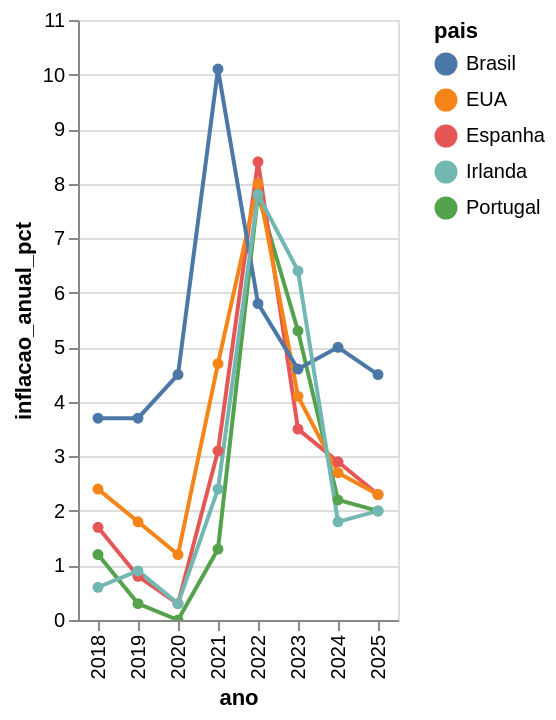

The notebook cell this image was saved under:
### Code cell
# Gráfico de linha para a inflação anual ao longo do tempo
st.subheader("📊 Evolução da Inflação Anual (%)")

grafico_inflacao = alt.Chart(df_filtrado).mark_line(point=True).encode(
    x="ano:O",
    y="inflacao_anual_pct:Q",
    color="pais:N",
    tooltip=["pais", "ano", "inflacao_anual_pct"]
).properties(
    width='container',
).interactive()

st.altair_chart(grafico_inflacao, use_container_width=True)
grafico_inflacao

### Figure 1 — Vega-Lite specification as saved in the notebook (floating-point values rounded to 4 significant figures)
{"config": {"view": {"continuousWidth": 300, "continuousHeight": 300}}, "data": {"name": "data-1e0e122677818c205e8fed5c95f1ad96"}, "mark": {"type": "line", "point": true}, "encoding": {"color": {"field": "pais", "type": "nominal"}, "tooltip": [{"field": "pais", "type": "nominal"}, {"field": "ano", "type": "quantitative"}, {"field": "inflacao_anual_pct", "type": "quantitative"}], "x": {"field": "ano", "type": "ordinal"}, "y": {"field": "inflacao_anual_pct", "type": "quantitative"}}, "params": [{"name": "param_1e9efca18e7a2868", "select": {"type": "interval", "encodings": ["x", "y"]}, "bind": "scales"}], "width": "container", "$schema": "https://vega.github.io/schema/vega-lite/v6.1.0.json", "datasets": {"data-1e0e122677818c205e8fed5c95f1ad96": [{"pais": "Portugal", "ano": 2018, "preco_medio_habitacao_usd": 210000, "salario_medio_anual_usd": 24000, "salario_medio_mensal_usd": 2000, "inflacao_anual_pct": 1.2, "preco_rendimento_ratio": 8.75}, {"pais": "Portugal", "ano": 2019, "preco_medio_habitacao_usd": 225000, "salario_medio_anual_usd": 24500, "salario_medio_mensal_usd": 2042, "inflacao_anual_pct": 0.3, "preco_rendimento_ratio": 9.18}, {"pais": "Portugal", "ano": 2020, "preco_medio_habitacao_usd": 240000, "salario_medio_anual_usd": 25000, "salario_medio_mensal_usd": 2083, "inflacao_anual_pct": 0.0, "preco_rendimento_ratio": 9.6}, {"pais": "Portugal", "ano": 2021, "preco_medio_habitacao_usd": 270000, "salario_medio_anual_usd": 25500, "salario_medio_mensal_usd": 2125, "inflacao_anual_pct": 1.3, "preco_rendimento_ratio": 10.59}, {"pais": "Portugal", "ano": 2022, "preco_medio_habitacao_usd": 300000, "salario_medio_anual_usd": 25800, "salario_medio_mensal_usd": 2150, "inflacao_anual_pct": 7.8, "preco_rendimento_ratio": 11.63}, {"pais": "Portugal", "ano": 2023, "preco_medio_habitacao_usd": 310000, "salario_medio_anual_usd": 26000, "salario_medio_mensal_usd": 2167, "inflacao_anual_pct": 5.3, "preco_rendimento_ratio": 11.92}, {"pais": "Portugal", "ano": 2024, "preco_medio_habitacao_usd": 320000, "salario_medio_anual_usd": 26200, "salario_medio_mensal_usd": 2183, "inflacao_anual_pct": 2.2, "preco_rendimento_ratio": 12.21}, {"pais": "Portugal", "ano": 2025, "preco_medio_habitacao_usd": 330000, "salario_medio_anual_usd": 26500, "salario_medio_mensal_usd": 2208, "inflacao_anual_pct": 2.0, "preco_rendimento_ratio": 12.45}, {"pais": "Espanha", "ano": 2018, "preco_medio_habitacao_usd": 230000, "salario_medio_anual_usd": 27000, "salario_medio_mensal_usd": 2250, "inflacao_anual_pct": 1.7, "preco_rendimento_ratio": 8.52}, {"pais": "Espanha", "ano": 2019, "preco_medio_habitacao_usd": 245000, "salario_medio_anual_usd": 27500, "salario_medio_mensal_usd": 2292, "inflacao_anual_pct": 0.8, "preco_rendimento_ratio": 8.91}, {"pais": "Espanha", "ano": 2020, "preco_medio_habitacao_usd": 260000, "salario_medio_anual_usd": 28000, "salario_medio_mensal_usd": 2333, "inflacao_anual_pct": 0.3, "preco_rendimento_ratio": 9.29}, {"pais": "Espanha", "ano": 2021, "preco_medio_habitacao_usd": 285000, "salario_medio_anual_usd": 28500, "salario_medio_mensal_usd": 2375, "inflacao_anual_pct": 3.1, "preco_rendimento_ratio": 10.0}, {"pais": "Espanha", "ano": 2022, "preco_medio_habitacao_usd": 300000, "salario_medio_anual_usd": 28800, "salario_medio_mensal_usd": 2400, "inflacao_anual_pct": 8.4, "preco_rendimento_ratio": 10.42}, {"pais": "Espanha", "ano": 2023, "preco_medio_habitacao_usd": 305000, "salario_medio_anual_usd": 29000, "salario_medio_mensal_usd": 2417, "inflacao_anual_pct": 3.5, "preco_rendimento_ratio": 10.52}, {"pais": "Espanha", "ano": 2024, "preco_medio_habitacao_usd": 310000, "salario_medio_anual_usd": 29200, "salario_medio_mensal_usd": 2433, "inflacao_anual_pct": 2.9, "preco_rendimento_ratio": 10.62}, {"pais": "Espanha", "ano": 2025, "preco_medio_habitacao_usd": 315000, "salario_medio_anual_usd": 29500, "salario_medio_mensal_usd": 2458, "inflacao_anual_pct": 2.3, "preco_rendimento_ratio": 10.68}, {"pais": "EUA", "ano": 2018, "preco_medio_habitacao_usd": 330000, "salario_medio_anual_usd": 52000, "salario_medio_mensal_usd": 4333, "inflacao_anual_pct": 2.4, "preco_rendimento_ratio": 6.35}, {"pais": "EUA", "ano": 2019, "preco_medio_habitacao_usd": 340000, "salario_medio_anual_usd": 53000, "salario_medio_mensal_usd": 4417, "inflacao_anual_pct": 1.8, "preco_rendimento_ratio": 6.42}, {"pais": "EUA", "ano": 2020, "preco_medio_habitacao_usd": 350000, "salario_medio_anual_usd": 55000, "salario_medio_mensal_usd": 4583, "inflacao_anual_pct": 1.2, "preco_rendimento_ratio": 6.36}, {"pais": "EUA", "ano": 2021, "preco_medio_habitacao_usd": 400000, "salario_medio_anual_usd": 56000, "salario_medio_mensal_usd": 4667, "inflacao_anual_pct": 4.7, "preco_rendimento_ratio": 7.14}, {"pais": "EUA", "ano": 2022, "preco_medio_habitacao_usd": 470000, "salario_medio_anual_usd": 57000, "salario_medio_mensal_usd": 4750, "inflacao_anual_pct": 8.0, "preco_rendimento_ratio": 8.25}, {"pais": "EUA", "ano": 2023, "preco_medio_habitacao_usd": 495000, "salario_medio_anual_usd": 57500, "salario_medio_mensal_usd": 4792, "inflacao_anual_pct": 4.1, "preco_rendimento_ratio": 8.61}, {"pais": "EUA", "ano": 2024, "preco_medio_habitacao_usd": 510000, "salario_medio_anual_usd": 58000, "salario_medio_mensal_usd": 4833, "inflacao_anual_pct": 2.7, "preco_rendimento_ratio": 8.79}, {"pais": "EUA", "ano": 2025, "preco_medio_habitacao_usd": 520000, "salario_medio_anual_usd": 58500, "salario_medio_mensal_usd": 4875, "inflacao_anual_pct": 2.3, "preco_rendimento_ratio": 8.89}, {"pais": "Brasil", "ano": 2018, "preco_medio_habitacao_usd": 120000, "salario_medio_anual_usd": 8500, "salario_medio_mensal_usd": 708, "inflacao_anual_pct": 3.7, "preco_rendimento_ratio": 14.12}, {"pais": "Brasil", "ano": 2019, "preco_medio_habitacao_usd": 130000, "salario_medio_anual_usd": 8800, "salario_medio_mensal_usd": 733, "inflacao_anual_pct": 3.7, "preco_rendimento_ratio": 14.77}, {"pais": "Brasil", "ano": 2020, "preco_medio_habitacao_usd": 140000, "salario_medio_anual_usd": 9000, "salario_medio_mensal_usd": 750, "inflacao_anual_pct": 4.5, "preco_rendimento_ratio": 15.56}, {"pais": "Brasil", "ano": 2021, "preco_medio_habitacao_usd": 150000, "salario_medio_anual_usd": 9200, "salario_medio_mensal_usd": 767, "inflacao_anual_pct": 10.1, "preco_rendimento_ratio": 16.3}, {"pais": "Brasil", "ano": 2022, "preco_medio_habitacao_usd": 155000, "salario_medio_anual_usd": 9300, "salario_medio_mensal_usd": 775, "inflacao_anual_pct": 5.8, "preco_rendimento_ratio": 16.67}, {"pais": "Brasil", "ano": 2023, "preco_medio_habitacao_usd": 158000, "salario_medio_anual_usd": 9400, "salario_medio_mensal_usd": 783, "inflacao_anual_pct": 4.6, "preco_rendimento_ratio": 16.81}, {"pais": "Brasil", "ano": 2024, "preco_medio_habitacao_usd": 160000, "salario_medio_anual_usd": 9500, "salario_medio_mensal_usd": 792, "inflacao_anual_pct": 5.0, "preco_rendimento_ratio": 16.84}, {"pais": "Brasil", "ano": 2025, "preco_medio_habitacao_usd": 165000, "salario_medio_anual_usd": 9600, "salario_medio_mensal_usd": 800, "inflacao_anual_pct": 4.5, "preco_rendimento_ratio": 17.19}, {"pais": "Irlanda", "ano": 2018, "preco_medio_habitacao_usd": 300000, "salario_medio_anual_usd": 47000, "salario_medio_mensal_usd": 3917, "inflacao_anual_pct": 0.6, "preco_rendimento_ratio": 6.38}, {"pais": "Irlanda", "ano": 2019, "preco_medio_habitacao_usd": 320000, "salario_medio_anual_usd": 48500, "salario_medio_mensal_usd": 4042, "inflacao_anual_pct": 0.9, "preco_rendimento_ratio": 6.6}, {"pais": "Irlanda", "ano": 2020, "preco_medio_habitacao_usd": 350000, "salario_medio_anual_usd": 50000, "salario_medio_mensal_usd": 4167, "inflacao_anual_pct": 0.3, "preco_rendimento_ratio": 7.0}, {"pais": "Irlanda", "ano": 2021, "preco_medio_habitacao_usd": 380000, "salario_medio_anual_usd": 51000, "salario_medio_mensal_usd": 4250, "inflacao_anual_pct": 2.4, "preco_rendimento_ratio": 7.45}, {"pais": "Irlanda", "ano": 2022, "preco_medio_habitacao_usd": 400000, "salario_medio_anual_usd": 51500, "salario_medio_mensal_usd": 4292, "inflacao_anual_pct": 7.8, "preco_rendimento_ratio": 7.77}, {"pais": "Irlanda", "ano": 2023, "preco_medio_habitacao_usd": 410000, "salario_medio_anual_usd": 51800, "salario_medio_mensal_usd": 4317, "inflacao_anual_pct": 6.4, "preco_rendimento_ratio": 7.92}, {"pais": "Irlanda", "ano": 2024, "preco_medio_habitacao_usd": 420000, "salario_medio_anual_usd": 52000, "salario_medio_mensal_usd": 4333, "inflacao_anual_pct": 1.8, "preco_rendimento_ratio": 8.08}, {"pais": "Irlanda", "ano": 2025, "preco_medio_habitacao_usd": 430000, "salario_medio_anual_usd": 52500, "salario_medio_mensal_usd": 4375, "inflacao_anual_pct": 2.0, "preco_rendimento_ratio": 8.19}]}}
